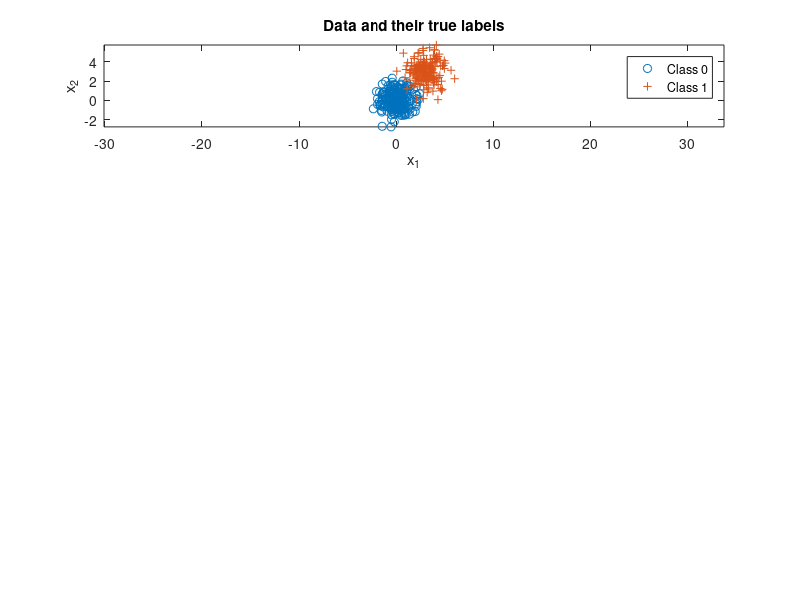

This chart was generated by the following MATLAB code: (Note: this script raises an error after producing the figure.)
% Yu Qi
% NUid: 001304349
% qi.yu1@husky.neu.edu
% ==============instruction by Yu==============
% This script contains the function of PDF with label0 and label1
% Use the data generated in question 2 to achieve MAP and Fisher LDA
% The codes of case 1 are well commented, others are the same except for
% parameters.
%==============================================
clear;

% basic parameters and setup
n = 2;% number of feature dimensions
N = 400;% number of samples-idd
x = zeros(n,N);% store the result

% Question 2 and 3
% case 1
% parameters about label
prior = [0.5,0.5];% set prior
label = rand(1,N) >= prior(1);% create random labels
Nc = [length(find(label==0)),length(find(label==1))]; % number of samples from each class
% mu and sigma
mu(:,1) = [0;0]; mu(:,2) = [3;3];
Sigma(:,:,1) = eye(n); Sigma(:,:,2) = eye(n);
% create data
for l = 0:1
    x(:,label==l) = mvnrnd(mu(:,l+1),Sigma(:,:,l+1),Nc(l+1))';
end
% plot
figure(1);
subplot(4,1,1);
plot(x(1,label==0),x(2,label==0),'o');
hold on;
plot(x(1,label==1),x(2,label==1),'+');
axis equal;
legend('Class 0','Class 1');
title('Data and their true labels');
xlabel('x_1'), ylabel('x_2');
hold on;
% draw the correct and incorrect - MAP
lambda = [0 1;1 0]; % loss values
gamma = (lambda(2,1)-lambda(1,1))/(lambda(1,2)-lambda(2,2)) * prior(1)/prior(2); %threshold
discriminantScore = log(evalGaussian(x,mu(:,2),Sigma(:,:,2)))-log(evalGaussian(x,mu(:,1),Sigma(:,:,1)));% - log(gamma);
decision = (discriminantScore >= log(gamma));

ind00 = find(decision==0 & label==0); p00 = length(ind00)/Nc(1); % probability of true negative
ind10 = find(decision==1 & label==0); p10 = length(ind10);%/Nc(1); % probability of false positive
ind01 = find(decision==0 & label==1); p01 = length(ind01);%/Nc(2); % probability of false negative
ind11 = find(decision==1 & label==1); p11 = length(ind11)/Nc(2); % probability of true positive
case1error = (p10+p01)/N % print P(error)
case1errorcount = p10+p01

figure(1); % class 0 circle, class 1 +, correct green, incorrect red
subplot(4,1,2);
plot(x(1,ind00),x(2,ind00),'og'); hold on,
plot(x(1,ind10),x(2,ind10),'or'); hold on,
plot(x(1,ind01),x(2,ind01),'+r'); hold on,
plot(x(1,ind11),x(2,ind11),'+g'); hold on,
legend('Correct decisions for data from Class 0','Wrong decisions for data from Class 0','Wrong decisions for data from Class 1','Correct decisions for data from Class 1','location','northeastoutside'); 
axis equal;
% Fisher LDA
class0 = x(:,label==0)';% seperate the data set by label
class1 = x(:,label==1)';
m1 = mean(class0);% mean of each class
m2 = mean(class1);% 
m = mean([class0;class1]);% mean of class0 and class1
n1 = size(class0,1);% size of each class
n2 = size(class1,1);

s1 = 0;
for i = 1:n1
    s1 = s1+(class0-m1)'*(class0-m1);% calculate s1
end

s2 = 0;
for i = 1:n2
    s2 = s2+(class1-m2)'*(class1-m2);% calculate s2
end

Sw = (n1*s1+n2*s2)/(n1+n2);% calculate sw
Sb = (n1*(m-m1)'*(m-m1)+n2*(m-m2)'*(m-m2))/(n1+n2);% calculate sb

A = repmat(0.1,[1,size(Sw,1)]);
B = diag(A);
[V,D]=svd(inv(Sw + B)*Sb);% Andrew Ng said that svd is better than eig.
[~,b]=max(max(D));
W1=V(:,b);% vector
W1 = abs(W1);
y1 = class0*W1;
y2 = class1*W1;
y1 = y1';
y2 = y2';

figure(1);% plot the result of Fisher LDA
subplot(4,1,3);
plot(y1(1,:),zeros(1,n1),'o');
hold on;
plot(y2(1,:),zeros(1,n2),'+');
axis equal;
legend('Class 0','Class 1');

y1_l = zeros(1,n1);
y2_l = ones(1,n2);
y1 = [y1_l;y1];
y2 = [y2_l;y2];
y = zeros(2,n1+n2);
y = [y1 y2];% sort the data set like before
temp = y(2,:);
[c,pos]=sort(temp);
y(1,:)=y(1,pos);
y(2,:)=c;

% draw the correct and incorrect - MAP
lambda = [0 1;1 0]; % loss values
gamma = (lambda(2,1)-lambda(1,1))/(lambda(1,2)-lambda(2,2)) * prior(1)/prior(2); %threshold
discriminantScore = log(evalGaussian(y,mu(:,2),Sigma(:,:,2)))-log(evalGaussian(y,mu(:,1),Sigma(:,:,1)));% - log(gamma);
decision = (discriminantScore >= log(gamma));

d = zeros(1,n1+n2);
y = [y;d];
for i = 1:(n1+n2)% add correct and incorrect indexs
    if (y(1,i)==0 && decision(i)==0)
        y(3,i)=1;% true negative
    elseif (y(1,i)==0 && decision(i)==1)
        y(3,i)=2;% false positive
    elseif (y(1,i)==1 && decision(i)==0)
        y(3,i)=3;% false negative
    elseif (y(1,i)==1 && decision(i)==1)
        y(3,i)=4;% true positive
    end
end
 
figure(1); % class 0 circle, class 1 +, correct green, incorrect red
subplot(4,1,4);
for i = 1:(n1+n2)
    if(y(3,i)==1)
        plot(y(2,i),0,'og');hold on;
    elseif(y(3,i)==2)
        plot(y(2,i),0,'or');hold on;
    elseif(y(3,i)==3)
        plot(y(2,i),0,'+r');hold on;
    elseif(y(3,i)==4)
        plot(y(2,i),0,'+g');hold on;
    end
end

% case 2
% parameters about label
prior = [0.5,0.5];% set prior
label = rand(1,N) >= prior(1);% create random labels
Nc = [length(find(label==0)),length(find(label==1))]; % number of samples from each class
% mu and sigma
mu(:,1) = [0;0]; mu(:,2) = [3;3];
Sigma(:,:,1) = [3,1;1,0.8]; Sigma(:,:,2) = [3,1;1,0.8];
% create data
for l = 0:1
    x(:,label==l) = mvnrnd(mu(:,l+1),Sigma(:,:,l+1),Nc(l+1))';
end
% plot
figure(2);
subplot(4,1,1);
plot(x(1,label==0),x(2,label==0),'o');
hold on;
plot(x(1,label==1),x(2,label==1),'+');
axis equal;
legend('Class 0','Class 1');
title('Data and their true labels');
xlabel('x_1'), ylabel('x_2');
hold on;
% draw the correct and incorrect
lambda = [0 1;1 0]; % loss values
gamma = (lambda(2,1)-lambda(1,1))/(lambda(1,2)-lambda(2,2)) * prior(1)/prior(2); %threshold
discriminantScore = log(evalGaussian(x,mu(:,2),Sigma(:,:,2)))-log(evalGaussian(x,mu(:,1),Sigma(:,:,1)));% - log(gamma);
decision = (discriminantScore >= log(gamma));

ind00 = find(decision==0 & label==0); p00 = length(ind00)/Nc(1); % probability of true negative
ind10 = find(decision==1 & label==0); p10 = length(ind10);%/Nc(1); % probability of false positive
ind01 = find(decision==0 & label==1); p01 = length(ind01);%/Nc(2); % probability of false negative
ind11 = find(decision==1 & label==1); p11 = length(ind11)/Nc(2); % probability of true positive
case2error = (p10+p01)/N
case2errorcount = p10+p01

figure(2); % class 0 circle, class 1 +, correct green, incorrect red
subplot(4,1,2);
plot(x(1,ind00),x(2,ind00),'og'); hold on,
plot(x(1,ind10),x(2,ind10),'or'); hold on,
plot(x(1,ind01),x(2,ind01),'+r'); hold on,
plot(x(1,ind11),x(2,ind11),'+g'); hold on,
legend('Correct decisions for data from Class 0','Wrong decisions for data from Class 0','Wrong decisions for data from Class 1','Correct decisions for data from Class 1','location','northeastoutside'); 
axis equal;
% Fisher LDA
class0 = x(:,label==0)';
class1 = x(:,label==1)';
m1 = mean(class0);% class 0
m2 = mean(class1);% class 1
m = mean([class0;class1]);
n1 = size(class0,1);
n2 = size(class1,1);

s1 = 0;
for i = 1:n1
    s1 = s1+(class0-m1)'*(class0-m1);
end

s2 = 0;
for i = 1:n2
    s2 = s2+(class1-m2)'*(class1-m2);
end

Sw = (n1*s1+n2*s2)/(n1+n2);
Sb = (n1*(m-m1)'*(m-m1)+n2*(m-m2)'*(m-m2))/(n1+n2);

A = repmat(0.1,[1,size(Sw,1)]);
B = diag(A);
[V,D]=svd(inv(Sw + B)*Sb);
[~,b]=max(max(D));
W2=V(:,b);
W2 = abs(W2);
y1 = class0*W2;
y2 = class1*W2;
y1 = y1';
y2 = y2';

figure(2);
subplot(4,1,3);
plot(y1(1,:),zeros(1,n1),'o');
hold on;
plot(y2(1,:),zeros(1,n2),'+');
axis equal;
legend('Class 0','Class 1');

y1_l = zeros(1,n1);
y2_l = ones(1,n2);
y1 = [y1_l;y1];
y2 = [y2_l;y2];
y = zeros(2,n1+n2);
y = [y1 y2];
temp = y(2,:);
[c,pos]=sort(temp);
y(1,:)=y(1,pos);
y(2,:)=c;

% draw the correct and incorrect
lambda = [0 1;1 0]; % loss values
gamma = (lambda(2,1)-lambda(1,1))/(lambda(1,2)-lambda(2,2)) * prior(1)/prior(2); %threshold
discriminantScore = log(evalGaussian(y,mu(:,2),Sigma(:,:,2)))-log(evalGaussian(y,mu(:,1),Sigma(:,:,1)));% - log(gamma);
decision = (discriminantScore >= log(gamma));

d = zeros(1,n1+n2);
y = [y;d];
for i = 1:(n1+n2)
    if (y(1,i)==0 && decision(i)==0)
        y(3,i)=1;% true negative
    elseif (y(1,i)==0 && decision(i)==1)
        y(3,i)=2;% false positive
    elseif (y(1,i)==1 && decision(i)==0)
        y(3,i)=3;% false negative
    elseif (y(1,i)==1 && decision(i)==1)
        y(3,i)=4;% true positive
    end
end
 
figure(2); % class 0 circle, class 1 +, correct green, incorrect red
subplot(4,1,4);
for i = 1:(n1+n2)
    if(y(3,i)==1)
        plot(y(2,i),0,'og');hold on;
    elseif(y(3,i)==2)
        plot(y(2,i),0,'or');hold on;
    elseif(y(3,i)==3)
        plot(y(2,i),0,'+r');hold on;
    elseif(y(3,i)==4)
        plot(y(2,i),0,'+g');hold on;
    end
end

% case 3
% parameters about label
prior = [0.5,0.5];% set prior
label = rand(1,N) >= prior(1);% create random labels
Nc = [length(find(label==0)),length(find(label==1))]; % number of samples from each class
% mu and sigma
mu(:,1) = [0;0]; mu(:,2) = [2;2];
Sigma(:,:,1) = [2,0.5;0.5,1]; Sigma(:,:,2) = [2,-1.9;-1.9,5];
% create data
for l = 0:1
    x(:,label==l) = mvnrnd(mu(:,l+1),Sigma(:,:,l+1),Nc(l+1))';
end
% plot
figure(3);
subplot(4,1,1);
plot(x(1,label==0),x(2,label==0),'o');
hold on;
plot(x(1,label==1),x(2,label==1),'+');
axis equal;
legend('Class 0','Class 1');
title('Data and their true labels');
xlabel('x_1'), ylabel('x_2');
hold on;
% draw the correct and incorrect
lambda = [0 1;1 0]; % loss values
gamma = (lambda(2,1)-lambda(1,1))/(lambda(1,2)-lambda(2,2)) * prior(1)/prior(2); %threshold
discriminantScore = log(evalGaussian(x,mu(:,2),Sigma(:,:,2)))-log(evalGaussian(x,mu(:,1),Sigma(:,:,1)));% - log(gamma);
decision = (discriminantScore >= log(gamma));

ind00 = find(decision==0 & label==0); p00 = length(ind00)/Nc(1); % probability of true negative
ind10 = find(decision==1 & label==0); p10 = length(ind10);%/Nc(1); % probability of false positive
ind01 = find(decision==0 & label==1); p01 = length(ind01);%/Nc(2); % probability of false negative
ind11 = find(decision==1 & label==1); p11 = length(ind11)/Nc(2); % probability of true positive
case3error = (p10+p01)/N
case3errorcount = p10+p01

figure(3); % class 0 circle, class 1 +, correct green, incorrect red
subplot(4,1,2);
plot(x(1,ind00),x(2,ind00),'og'); hold on,
plot(x(1,ind10),x(2,ind10),'or'); hold on,
plot(x(1,ind01),x(2,ind01),'+r'); hold on,
plot(x(1,ind11),x(2,ind11),'+g'); hold on,
legend('Correct decisions for data from Class 0','Wrong decisions for data from Class 0','Wrong decisions for data from Class 1','Correct decisions for data from Class 1','location','northeastoutside'); 
axis equal;
% Fisher LDA
class0 = x(:,label==0)';
class1 = x(:,label==1)';
m1 = mean(class0);% class 0
m2 = mean(class1);% class 1
m = mean([class0;class1]);
n1 = size(class0,1);
n2 = size(class1,1);

s1 = 0;
for i = 1:n1
    s1 = s1+(class0-m1)'*(class0-m1);
end

s2 = 0;
for i = 1:n2
    s2 = s2+(class1-m2)'*(class1-m2);
end

Sw = (n1*s1+n2*s2)/(n1+n2);
Sb = (n1*(m-m1)'*(m-m1)+n2*(m-m2)'*(m-m2))/(n1+n2);

A = repmat(0.1,[1,size(Sw,1)]);
B = diag(A);
[V,D]=svd(inv(Sw + B)*Sb);
[~,b]=max(max(D));
W3=V(:,b);
W3 = abs(W3);
y1 = class0*W3;
y2 = class1*W3;
y1 = y1';
y2 = y2';

figure(3);
subplot(4,1,3);
plot(y1(1,:),zeros(1,n1),'o');
hold on;
plot(y2(1,:),zeros(1,n2),'+');
axis equal;
legend('Class 0','Class 1');

y1_l = zeros(1,n1);
y2_l = ones(1,n2);
y1 = [y1_l;y1];
y2 = [y2_l;y2];
y = zeros(2,n1+n2);
y = [y1 y2];
temp = y(2,:);
[c,pos]=sort(temp);
y(1,:)=y(1,pos);
y(2,:)=c;

% draw the correct and incorrect
lambda = [0 1;1 0]; % loss values
gamma = (lambda(2,1)-lambda(1,1))/(lambda(1,2)-lambda(2,2)) * prior(1)/prior(2); %threshold
discriminantScore = log(evalGaussian(y,mu(:,2),Sigma(:,:,2)))-log(evalGaussian(y,mu(:,1),Sigma(:,:,1)));% - log(gamma);
decision = (discriminantScore >= log(gamma));

d = zeros(1,n1+n2);
y = [y;d];
for i = 1:(n1+n2)
    if (y(1,i)==0 && decision(i)==0)
        y(3,i)=1;% true negative
    elseif (y(1,i)==0 && decision(i)==1)
        y(3,i)=2;% false positive
    elseif (y(1,i)==1 && decision(i)==0)
        y(3,i)=3;% false negative
    elseif (y(1,i)==1 && decision(i)==1)
        y(3,i)=4;% true positive
    end
end
 
figure(3); % class 0 circle, class 1 +, correct green, incorrect red
subplot(4,1,4);
for i = 1:(n1+n2)
    if(y(3,i)==1)
        plot(y(2,i),0,'og');hold on;
    elseif(y(3,i)==2)
        plot(y(2,i),0,'or');hold on;
    elseif(y(3,i)==3)
        plot(y(2,i),0,'+r');hold on;
    elseif(y(3,i)==4)
        plot(y(2,i),0,'+g');hold on;
    end
end

% case 4 - ONLY prior different from 1
% parameters about label
prior = [0.05,0.95];% set prior
label = rand(1,N) >= prior(1);% create random labels
Nc = [length(find(label==0)),length(find(label==1))]; % number of samples from each class
% mu and sigma
mu(:,1) = [0;0]; mu(:,2) = [3;3];
Sigma(:,:,1) = eye(n); Sigma(:,:,2) = eye(n);
% create data
for l = 0:1
    x(:,label==l) = mvnrnd(mu(:,l+1),Sigma(:,:,l+1),Nc(l+1))';
end
% plot
figure(4);
subplot(4,1,1);
plot(x(1,label==0),x(2,label==0),'o');
hold on;
plot(x(1,label==1),x(2,label==1),'+');
axis equal;
legend('Class 0','Class 1');
title('Data and their true labels');
xlabel('x_1'), ylabel('x_2');
hold on;
% draw the correct and incorrect
lambda = [0 1;1 0]; % loss values
gamma = (lambda(2,1)-lambda(1,1))/(lambda(1,2)-lambda(2,2)) * prior(1)/prior(2); %threshold
discriminantScore = log(evalGaussian(x,mu(:,2),Sigma(:,:,2)))-log(evalGaussian(x,mu(:,1),Sigma(:,:,1)));% - log(gamma);
decision = (discriminantScore >= log(gamma));

ind00 = find(decision==0 & label==0); p00 = length(ind00)/Nc(1); % probability of true negative
ind10 = find(decision==1 & label==0); p10 = length(ind10);%/Nc(1); % probability of false positive
ind01 = find(decision==0 & label==1); p01 = length(ind01);%/Nc(2); % probability of false negative
ind11 = find(decision==1 & label==1); p11 = length(ind11)/Nc(2); % probability of true positive
case4error = (p10+p01)/N
case4errorcount = p10+p01

figure(4); % class 0 circle, class 1 +, correct green, incorrect red
subplot(4,1,2);
plot(x(1,ind00),x(2,ind00),'og'); hold on,
plot(x(1,ind10),x(2,ind10),'or'); hold on,
plot(x(1,ind01),x(2,ind01),'+r'); hold on,
plot(x(1,ind11),x(2,ind11),'+g'); hold on,
legend('Correct decisions for data from Class 0','Wrong decisions for data from Class 0','Wrong decisions for data from Class 1','Correct decisions for data from Class 1','location','northeastoutside'); 
axis equal;
% Fisher LDA
class0 = x(:,label==0)';
class1 = x(:,label==1)';
m1 = mean(class0);% class 0
m2 = mean(class1);% class 1
m = mean([class0;class1]);
n1 = size(class0,1);
n2 = size(class1,1);

s1 = 0;
for i = 1:n1
    s1 = s1+(class0-m1)'*(class0-m1);
end

s2 = 0;
for i = 1:n2
    s2 = s2+(class1-m2)'*(class1-m2);
end

Sw=(n1*s1+n2*s2)/(n1+n2);
Sb=(n1*(m-m1)'*(m-m1)+n2*(m-m2)'*(m-m2))/(n1+n2);

A = repmat(0.1,[1,size(Sw,1)]);
B = diag(A);
[V,D]=svd(inv(Sw + B)*Sb);
[~,b]=max(max(D));
W4=V(:,b);
W4 = abs(W4);
y1 = class0*W4;
y2 = class1*W4;
y1 = y1';
y2 = y2';

figure(4);
subplot(4,1,3);
plot(y1(1,:),zeros(1,n1),'o');
hold on;
plot(y2(1,:),zeros(1,n2),'+');
axis equal;
legend('Class 0','Class 1');

y1_l = zeros(1,n1);
y2_l = ones(1,n2);
y1 = [y1_l;y1];
y2 = [y2_l;y2];
y = zeros(2,n1+n2);
y = [y1 y2];
temp = y(2,:);
[c,pos]=sort(temp);
y(1,:)=y(1,pos);
y(2,:)=c;

% draw the correct and incorrect
lambda = [0 1;1 0]; % loss values
gamma = (lambda(2,1)-lambda(1,1))/(lambda(1,2)-lambda(2,2)) * prior(1)/prior(2); %threshold
discriminantScore = log(evalGaussian(y,mu(:,2),Sigma(:,:,2)))-log(evalGaussian(y,mu(:,1),Sigma(:,:,1)));% - log(gamma);
decision = (discriminantScore >= log(gamma));

d = zeros(1,n1+n2);
y = [y;d];
for i = 1:(n1+n2)
    if (y(1,i)==0 && decision(i)==0)
        y(3,i)=1;% true negative
    elseif (y(1,i)==0 && decision(i)==1)
        y(3,i)=2;% false positive
    elseif (y(1,i)==1 && decision(i)==0)
        y(3,i)=3;% false negative
    elseif (y(1,i)==1 && decision(i)==1)
        y(3,i)=4;% true positive
    end
end
 
figure(4); % class 0 circle, class 1 +, correct green, incorrect red
subplot(4,1,4);
for i = 1:(n1+n2)
    if(y(3,i)==1)
        plot(y(2,i),0,'og');hold on;
    elseif(y(3,i)==2)
        plot(y(2,i),0,'or');hold on;
    elseif(y(3,i)==3)
        plot(y(2,i),0,'+r');hold on;
    elseif(y(3,i)==4)
        plot(y(2,i),0,'+g');hold on;
    end
end

% case 5 - ONLY prior different from 2
% parameters about label
prior = [0.05,0.95];% set prior
label = rand(1,N) >= prior(1);% create random labels
Nc = [length(find(label==0)),length(find(label==1))]; % number of samples from each class
% mu and sigma
mu(:,1) = [0;0]; mu(:,2) = [3;3];
Sigma(:,:,1) = [3,1;1,0.8]; Sigma(:,:,2) = [3,1;1,0.8];
% create data
for l = 0:1
    x(:,label==l) = mvnrnd(mu(:,l+1),Sigma(:,:,l+1),Nc(l+1))';
end
% plot
figure(5);
subplot(4,1,1);
plot(x(1,label==0),x(2,label==0),'o');
hold on;
plot(x(1,label==1),x(2,label==1),'+');
axis equal;
legend('Class 0','Class 1');
title('Data and their true labels');
xlabel('x_1'), ylabel('x_2');
hold on;
% draw the correct and incorrect
lambda = [0 1;1 0]; % loss values
gamma = (lambda(2,1)-lambda(1,1))/(lambda(1,2)-lambda(2,2)) * prior(1)/prior(2); %threshold
discriminantScore = log(evalGaussian(x,mu(:,2),Sigma(:,:,2)))-log(evalGaussian(x,mu(:,1),Sigma(:,:,1)));% - log(gamma);
decision = (discriminantScore >= log(gamma));

ind00 = find(decision==0 & label==0); p00 = length(ind00)/Nc(1); % probability of true negative
ind10 = find(decision==1 & label==0); p10 = length(ind10);%/Nc(1); % probability of false positive
ind01 = find(decision==0 & label==1); p01 = length(ind01);%/Nc(2); % probability of false negative
ind11 = find(decision==1 & label==1); p11 = length(ind11)/Nc(2); % probability of true positive
case5error = (p10+p01)/N
case5errorcount = p10+p01

figure(5); % class 0 circle, class 1 +, correct green, incorrect red
subplot(4,1,2);
plot(x(1,ind00),x(2,ind00),'og'); hold on,
plot(x(1,ind10),x(2,ind10),'or'); hold on,
plot(x(1,ind01),x(2,ind01),'+r'); hold on,
plot(x(1,ind11),x(2,ind11),'+g'); hold on,
legend('Correct decisions for data from Class 0','Wrong decisions for data from Class 0','Wrong decisions for data from Class 1','Correct decisions for data from Class 1','location','northeastoutside'); 
axis equal;
% Fisher LDA
class0 = x(:,label==0)';
class1 = x(:,label==1)';
m1 = mean(class0);% class 0
m2 = mean(class1);% class 1
m = mean([class0;class1]);
n1 = size(class0,1);
n2 = size(class1,1);

s1 = 0;
for i = 1:n1
    s1 = s1+(class0-m1)'*(class0-m1);
end

s2 = 0;
for i = 1:n2
    s2 = s2+(class1-m2)'*(class1-m2);
end

Sw=(n1*s1+n2*s2)/(n1+n2);
Sb=(n1*(m-m1)'*(m-m1)+n2*(m-m2)'*(m-m2))/(n1+n2);

A = repmat(0.1,[1,size(Sw,1)]);
B = diag(A);
[V,D]=svd(inv(Sw + B)*Sb);
[~,b]=max(max(D));
W5=V(:,b);
W5 = abs(W5);
y1 = class0*W5;
y2 = class1*W5;
y1 = y1';
y2 = y2';

figure(5);
subplot(4,1,3);
plot(y1(1,:),zeros(1,n1),'o');
hold on;
plot(y2(1,:),zeros(1,n2),'+');
axis equal;
legend('Class 0','Class 1');

y1_l = zeros(1,n1);
y2_l = ones(1,n2);
y1 = [y1_l;y1];
y2 = [y2_l;y2];
y = zeros(2,n1+n2);
y = [y1 y2];
temp = y(2,:);
[c,pos]=sort(temp);
y(1,:)=y(1,pos);
y(2,:)=c;

% draw the correct and incorrect
lambda = [0 1;1 0]; % loss values
gamma = (lambda(2,1)-lambda(1,1))/(lambda(1,2)-lambda(2,2)) * prior(1)/prior(2); %threshold
discriminantScore = log(evalGaussian(y,mu(:,2),Sigma(:,:,2)))-log(evalGaussian(y,mu(:,1),Sigma(:,:,1)));% - log(gamma);
decision = (discriminantScore >= log(gamma));

d = zeros(1,n1+n2);
y = [y;d];
for i = 1:(n1+n2)
    if (y(1,i)==0 && decision(i)==0)
        y(3,i)=1;% true negative
    elseif (y(1,i)==0 && decision(i)==1)
        y(3,i)=2;% false positive
    elseif (y(1,i)==1 && decision(i)==0)
        y(3,i)=3;% false negative
    elseif (y(1,i)==1 && decision(i)==1)
        y(3,i)=4;% true positive
    end
end
 
figure(5); % class 0 circle, class 1 +, correct green, incorrect red
subplot(4,1,4);
for i = 1:(n1+n2)
    if(y(3,i)==1)
        plot(y(2,i),0,'og');hold on;
    elseif(y(3,i)==2)
        plot(y(2,i),0,'or');hold on;
    elseif(y(3,i)==3)
        plot(y(2,i),0,'+r');hold on;
    elseif(y(3,i)==4)
        plot(y(2,i),0,'+g');hold on;
    end
end

% case 6 - ONLY prior different from 3
% parameters about label
prior = [0.05,0.95];% set prior
label = rand(1,N) >= prior(1);% create random labels
Nc = [length(find(label==0)),length(find(label==1))]; % number of samples from each class
% mu and sigma
mu(:,1) = [0;0]; mu(:,2) = [2;2];
Sigma(:,:,1) = [2,0.5;0.5,1]; Sigma(:,:,2) = [2,-1.9;-1.9,5];
% create data
for l = 0:1
    x(:,label==l) = mvnrnd(mu(:,l+1),Sigma(:,:,l+1),Nc(l+1))';
end
% plot
figure(6);
subplot(4,1,1);
plot(x(1,label==0),x(2,label==0),'o');
hold on;
plot(x(1,label==1),x(2,label==1),'+');
axis equal;
legend('Class 0','Class 1');
title('Data and their true labels');
xlabel('x_1'), ylabel('x_2');
hold on;
% draw the correct and incorrect
lambda = [0 1;1 0]; % loss values
gamma = (lambda(2,1)-lambda(1,1))/(lambda(1,2)-lambda(2,2)) * prior(1)/prior(2); %threshold
discriminantScore = log(evalGaussian(x,mu(:,2),Sigma(:,:,2)))-log(evalGaussian(x,mu(:,1),Sigma(:,:,1)));% - log(gamma);
decision = (discriminantScore >= log(gamma));

ind00 = find(decision==0 & label==0); p00 = length(ind00)/Nc(1); % probability of true negative
ind10 = find(decision==1 & label==0); p10 = length(ind10);%/Nc(1); % probability of false positive
ind01 = find(decision==0 & label==1); p01 = length(ind01);%/Nc(2); % probability of false negative
ind11 = find(decision==1 & label==1); p11 = length(ind11)/Nc(2); % probability of true positive
case6error = (p10+p01)/N
case6errorcount = p10+p01

figure(6); % class 0 circle, class 1 +, correct green, incorrect red
subplot(4,1,2);
plot(x(1,ind00),x(2,ind00),'og'); hold on,
plot(x(1,ind10),x(2,ind10),'or'); hold on,
plot(x(1,ind01),x(2,ind01),'+r'); hold on,
plot(x(1,ind11),x(2,ind11),'+g'); hold on,
legend('Correct decisions for data from Class 0','Wrong decisions for data from Class 0','Wrong decisions for data from Class 1','Correct decisions for data from Class 1','location','northeastoutside'); 
axis equal;
% Fisher LDA
class0 = x(:,label==0)';
class1 = x(:,label==1)';
m1 = mean(class0);% class 0
m2 = mean(class1);% class 1
m = mean([class0;class1]);
n1 = size(class0,1);
n2 = size(class1,1);

s1 = 0;
for i = 1:n1
    s1 = s1+(class0-m1)'*(class0-m1);
end

s2 = 0;
for i = 1:n2
    s2 = s2+(class1-m2)'*(class1-m2);
end

Sw=(n1*s1+n2*s2)/(n1+n2);
Sb=(n1*(m-m1)'*(m-m1)+n2*(m-m2)'*(m-m2))/(n1+n2);

A = repmat(0.1,[1,size(Sw,1)]);
B = diag(A);
[V,D]=svd(inv(Sw + B)*Sb);
[~,b]=max(max(D));
W6=V(:,b);
W6 = abs(W6);
y1 = class0*W6;
y2 = class1*W6;
y1 = y1';
y2 = y2';

figure(6);
subplot(4,1,3);
plot(y1(1,:),zeros(1,n1),'o');
hold on;
plot(y2(1,:),zeros(1,n2),'+');
axis equal;
legend('Class 0','Class 1');

y1_l = zeros(1,n1);
y2_l = ones(1,n2);
y1 = [y1_l;y1];
y2 = [y2_l;y2];
y = zeros(2,n1+n2);
y = [y1 y2];
temp = y(2,:);
[c,pos]=sort(temp);
y(1,:)=y(1,pos);
y(2,:)=c;

% draw the correct and incorrect
lambda = [0 1;1 0]; % loss values
gamma = (lambda(2,1)-lambda(1,1))/(lambda(1,2)-lambda(2,2)) * prior(1)/prior(2); %threshold
discriminantScore = log(evalGaussian(y,mu(:,2),Sigma(:,:,2)))-log(evalGaussian(y,mu(:,1),Sigma(:,:,1)));% - log(gamma);
decision = (discriminantScore >= log(gamma));

d = zeros(1,n1+n2);
y = [y;d];
for i = 1:(n1+n2)
    if (y(1,i)==0 && decision(i)==0)
        y(3,i)=1;% true negative
    elseif (y(1,i)==0 && decision(i)==1)
        y(3,i)=2;% false positive
    elseif (y(1,i)==1 && decision(i)==0)
        y(3,i)=3;% false negative
    elseif (y(1,i)==1 && decision(i)==1)
        y(3,i)=4;% true positive
    end
end
 
figure(6); % class 0 circle, class 1 +, correct green, incorrect red
subplot(4,1,4);
for i = 1:(n1+n2)
    if(y(3,i)==1)
        plot(y(2,i),0,'og');hold on;
    elseif(y(3,i)==2)
        plot(y(2,i),0,'or');hold on;
    elseif(y(3,i)==3)
        plot(y(2,i),0,'+r');hold on;
    elseif(y(3,i)==4)
        plot(y(2,i),0,'+g');hold on;
    end
end


function g = evalGaussian(x,mu,Sigma)
% Evaluates the Gaussian pdf N(mu,Sigma) at each coumn of X
[n,N] = size(x);
C = ((2*pi)^n * det(Sigma))^(-1/2);
E = -0.5*sum((x-repmat(mu,1,N)).*(inv(Sigma)*(x-repmat(mu,1,N))),1);
g = C*exp(E);
end